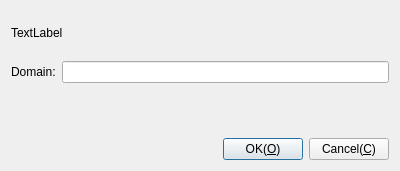
<?xml version="1.0" encoding="UTF-8"?>
<ui version="4.0">
 <class>CDlgGetUserPasswordFreeRDP</class>
 <widget class="QDialog" name="CDlgGetUserPasswordFreeRDP">
  <property name="geometry">
   <rect>
    <x>0</x>
    <y>0</y>
    <width>400</width>
    <height>171</height>
   </rect>
  </property>
  <property name="windowTitle">
   <string>Input password</string>
  </property>
  <layout class="QGridLayout" name="gridLayout">
   <item row="2" column="0">
    <widget class="CParameterUserUI" name="wUser" native="true"/>
   </item>
   <item row="1" column="0">
    <layout class="QHBoxLayout" name="horizontalLayout_4">
     <item>
      <widget class="QLabel" name="label">
       <property name="text">
        <string>Domain:</string>
       </property>
      </widget>
     </item>
     <item>
      <widget class="QLineEdit" name="leDomain"/>
     </item>
    </layout>
   </item>
   <item row="0" column="0">
    <widget class="QLabel" name="lbText">
     <property name="text">
      <string>TextLabel</string>
     </property>
    </widget>
   </item>
   <item row="3" column="0">
    <layout class="QHBoxLayout" name="horizontalLayout">
     <item>
      <spacer name="horizontalSpacer_3">
       <property name="orientation">
        <enum>Qt::Horizontal</enum>
       </property>
       <property name="sizeHint" stdset="0">
        <size>
         <width>40</width>
         <height>20</height>
        </size>
       </property>
      </spacer>
     </item>
     <item>
      <widget class="QPushButton" name="pbOK">
       <property name="text">
        <string>OK(&amp;O)</string>
       </property>
      </widget>
     </item>
     <item>
      <widget class="QPushButton" name="pbCancel">
       <property name="text">
        <string>Cancel(&amp;C)</string>
       </property>
      </widget>
     </item>
    </layout>
   </item>
  </layout>
 </widget>
 <customwidgets>
  <customwidget>
   <class>CParameterUserUI</class>
   <extends>QWidget</extends>
   <header location="global">ParameterUserUI.h</header>
   <container>1</container>
  </customwidget>
 </customwidgets>
 <resources/>
 <connections/>
</ui>
